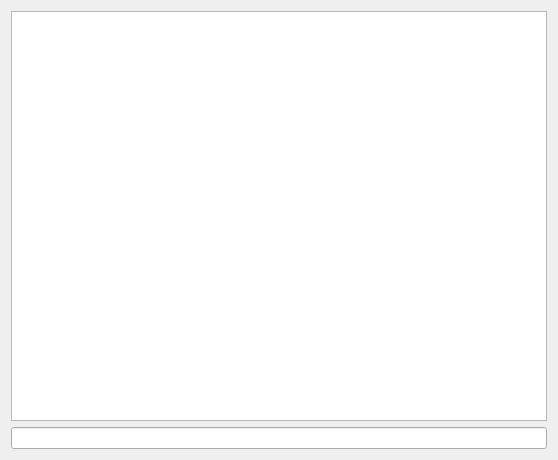
<?xml version="1.0" encoding="UTF-8"?>
<ui version="4.0">
 <class>ShellWindow</class>
 <widget class="QWidget" name="ShellWindow">
  <property name="geometry">
   <rect>
    <x>0</x>
    <y>0</y>
    <width>558</width>
    <height>460</height>
   </rect>
  </property>
  <property name="windowTitle">
   <string>Form</string>
  </property>
  <layout class="QVBoxLayout" name="verticalLayout_2">
   <item>
    <widget class="QTextBrowser" name="textBrowser"/>
   </item>
   <item>
    <widget class="QLineEdit" name="lineEdit"/>
   </item>
  </layout>
 </widget>
 <resources/>
 <connections/>
</ui>
